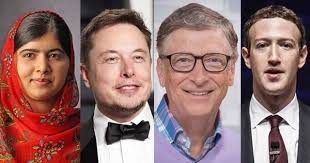
#> input picture Resources/download.jpeg, 310 x 163 px
$ python facedetection.py
#> lines starting #> are read from the running program, lines starting #| are printed output that depends on the picture; after the words box and inside, x2 and y2 are one past the last pixel; in counts of white or black regions, pixels touching at a corner belong together
import cv2

# adding our cascade
faceCascade = cv2.CascadeClassifier("Resources/haarcascade_frontalface_default.xml")


# read an image
img = cv2.imread("Resources/download.jpeg")
#> img is the input picture: shape (163, 310, 3); mean B, G, R 108.9, 112.1, 147

# resize the image
imgResize = cv2.resize(img, (600,400))
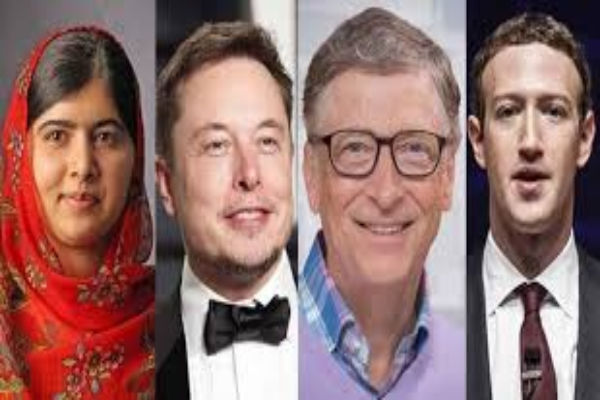
#> imgResize: shape (400, 600, 3); mean B, G, R 108.8, 112, 146.8

# Convert image to grayscale
imgGray = cv2.cvtColor(imgResize, cv2.COLOR_BGR2GRAY)
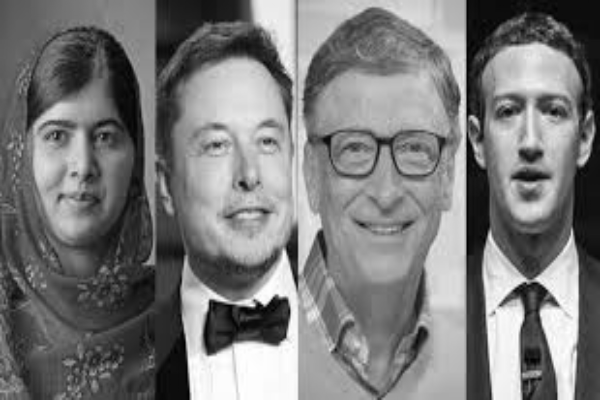
#> imgGray: shape (400, 600); min 1, max 255, mean 122


# find the faces in the image

face = faceCascade.detectMultiScale(imgGray, 1.1, 4)
#> face = [[17, 87, 131, 131], [159, 76, 167, 167], [464, 59, 131, 131], [317, 117, 139, 139]]

# create a bounding box across the faces detected
# loop through all the faces in the image
# define the starting point
# define the corner points
# define a color
# define the thickness

for (x,y,w,h) in face:
    cv2.rectangle(imgResize, (x,y), (x+w, y+h), (255,0,0), 2)
    cv2.putText(imgResize, "face", (x+30, y-7), cv2.FONT_HERSHEY_COMPLEX,1,(0,0,255),1)
#> this loop made 4 passes
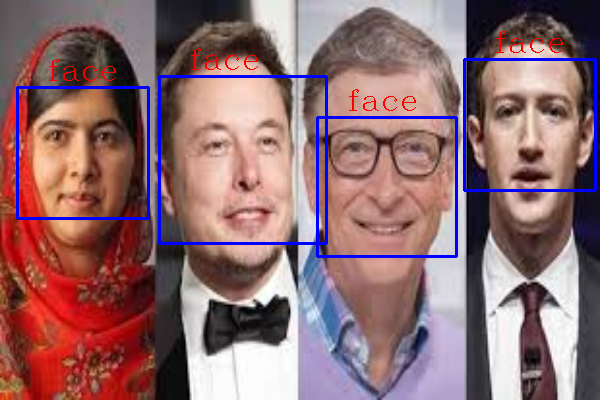
#> imgResize: shape (400, 600, 3); 3.23% of pixels changed, all inside (x1, y1, x2, y2) = (16, 31, 597, 258)

# show/ display it
cv2.imshow("Faces", imgResize)

# delay
cv2.waitKey(0)

$ run again, with Resources/images.jpeg copied over Resources/download.jpeg
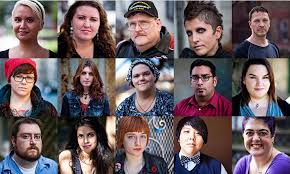
#> input picture Resources/images.jpeg, 290 x 174 px
#> img is the input picture: shape (174, 290, 3); mean B, G, R 96.7, 92.6, 107.8
#> `imgGray = cv2.cvtColor(imgResize, cv2.COLOR_BGR2GRAY)`:
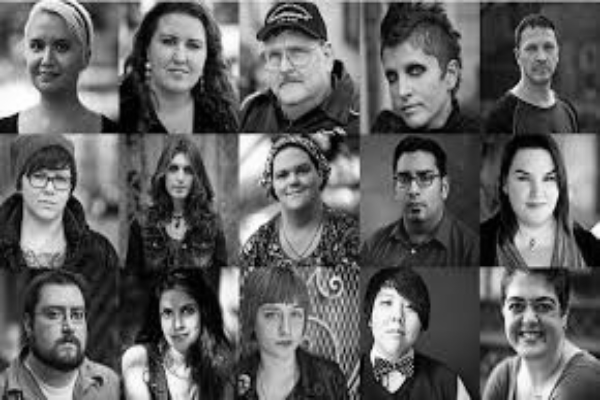
#> imgGray: shape (400, 600); min 0, max 255, mean 97.5
#> face = 16 rows, first 6: [156, 151, 49, 49], [512, 27, 56, 56], [502, 154, 66, 66], [266, 150, 56, 56], [149, 291, 57, 57], [381, 153, 66, 66]
#> the loop `for (x,y,w,h) in face:` made 16 passes
#> after the loop `for (x,y,w,h) in face:`:
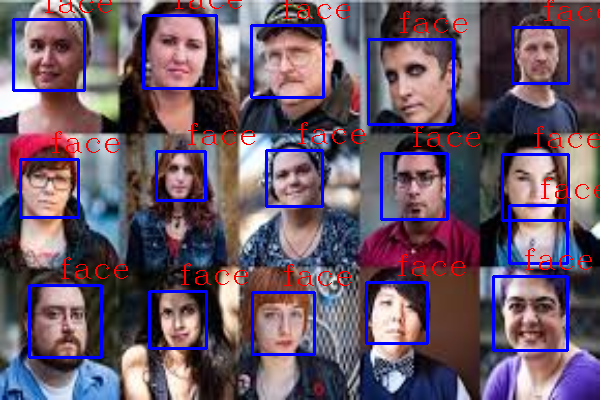
#> imgResize: shape (400, 600, 3); mean B, G, R 104, 87, 105.1
